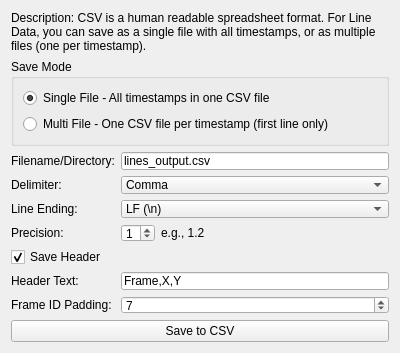
<?xml version="1.0" encoding="UTF-8"?>
<ui version="4.0">
 <class>CSVLineSaver_Widget</class>
 <widget class="QWidget" name="CSVLineSaver_Widget">
  <property name="geometry">
   <rect>
    <x>0</x>
    <y>0</y>
    <width>400</width>
    <height>350</height>
   </rect>
  </property>
  <property name="windowTitle">
   <string>Form</string>
  </property>
  <layout class="QVBoxLayout" name="verticalLayout">
   <item>
    <widget class="QLabel" name="label_description">
     <property name="text">
      <string>Description: CSV is a human readable spreadsheet format. For Line Data, you can save as a single file with all timestamps, or as multiple files (one per timestamp).</string>
     </property>
     <property name="wordWrap">
      <bool>true</bool>
     </property>
    </widget>
   </item>
   <item>
    <widget class="QGroupBox" name="save_mode_groupbox">
     <property name="title">
      <string>Save Mode</string>
     </property>
     <layout class="QVBoxLayout" name="save_mode_layout">
      <item>
       <widget class="QRadioButton" name="single_file_radio">
        <property name="text">
         <string>Single File - All timestamps in one CSV file</string>
        </property>
        <property name="checked">
         <bool>true</bool>
        </property>
       </widget>
      </item>
      <item>
       <widget class="QRadioButton" name="multi_file_radio">
        <property name="text">
         <string>Multi File - One CSV file per timestamp (first line only)</string>
        </property>
       </widget>
      </item>
     </layout>
    </widget>
   </item>
   <item>
    <layout class="QGridLayout" name="gridLayout">
     <item row="0" column="0">
      <widget class="QLabel" name="label_filename">
       <property name="text">
        <string>Filename/Directory:</string>
       </property>
      </widget>
     </item>
     <item row="0" column="1">
      <widget class="QLineEdit" name="save_filename_edit">
       <property name="text">
        <string>lines_output.csv</string>
       </property>
      </widget>
     </item>
     <item row="1" column="0">
      <widget class="QLabel" name="label_delimiter_saver">
       <property name="text">
        <string>Delimiter:</string>
       </property>
      </widget>
     </item>
     <item row="1" column="1">
      <widget class="QComboBox" name="delimiter_saver_combo">
       <item>
        <property name="text">
         <string>Comma</string>
        </property>
       </item>
       <item>
        <property name="text">
         <string>Space</string>
        </property>
       </item>
       <item>
        <property name="text">
         <string>Tab</string>
        </property>
       </item>
      </widget>
     </item>
     <item row="2" column="0">
      <widget class="QLabel" name="label_line_ending">
       <property name="text">
        <string>Line Ending:</string>
       </property>
      </widget>
     </item>
     <item row="2" column="1">
      <widget class="QComboBox" name="line_ending_combo">
       <item>
        <property name="text">
         <string>LF (\n)</string>
        </property>
       </item>
       <item>
        <property name="text">
         <string>CRLF (\r\n)</string>
        </property>
       </item>
      </widget>
     </item>
     <item row="3" column="0">
      <widget class="QLabel" name="label_precision">
       <property name="text">
        <string>Precision:</string>
       </property>
      </widget>
     </item>
     <item row="3" column="1">
      <layout class="QHBoxLayout" name="horizontalLayout_precision">
       <item>
        <widget class="QSpinBox" name="precision_spinbox">
         <property name="minimum">
          <number>0</number>
         </property>
         <property name="maximum">
          <number>5</number>
         </property>
         <property name="value">
          <number>1</number>
         </property>
        </widget>
       </item>
       <item>
        <widget class="QLabel" name="label_precision_example">
         <property name="text">
          <string>e.g., 1.2</string>
         </property>
        </widget>
       </item>
       <item>
        <spacer name="horizontalSpacer_precision">
         <property name="orientation">
          <enum>Qt::Horizontal</enum>
         </property>
         <property name="sizeHint" stdset="0">
          <size>
           <width>40</width>
           <height>20</height>
          </size>
         </property>
        </spacer>
       </item>
      </layout>
     </item>
     <item row="4" column="0" colspan="2">
      <widget class="QCheckBox" name="save_header_checkbox">
       <property name="text">
        <string>Save Header</string>
       </property>
       <property name="checked">
        <bool>true</bool>
       </property>
      </widget>
     </item>
     <item row="5" column="0">
      <widget class="QLabel" name="label_header_text">
       <property name="text">
        <string>Header Text:</string>
       </property>
      </widget>
     </item>
     <item row="5" column="1">
      <widget class="QLineEdit" name="header_text_edit">
       <property name="text">
        <string>Frame,X,Y</string>
       </property>
      </widget>
     </item>
     <item row="6" column="0">
      <widget class="QLabel" name="label_frame_padding">
       <property name="text">
        <string>Frame ID Padding:</string>
       </property>
      </widget>
     </item>
     <item row="6" column="1">
      <widget class="QSpinBox" name="frame_padding_spinbox">
       <property name="toolTip">
        <string>Number of digits for frame number in filename (e.g., 7 for 0000001.csv). Only used for multi-file mode.</string>
       </property>
       <property name="minimum">
        <number>1</number>
       </property>
       <property name="maximum">
        <number>10</number>
       </property>
       <property name="value">
        <number>7</number>
       </property>
      </widget>
     </item>
    </layout>
   </item>
   <item>
    <widget class="QPushButton" name="save_action_button">
     <property name="text">
      <string>Save to CSV</string>
     </property>
    </widget>
   </item>
   <item>
    <spacer name="verticalSpacer">
     <property name="orientation">
      <enum>Qt::Orientation::Vertical</enum>
     </property>
     <property name="sizeHint" stdset="0">
      <size>
       <width>20</width>
       <height>40</height>
      </size>
     </property>
    </spacer>
   </item>
  </layout>
 </widget>
 <resources/>
 <connections/>
</ui> 
